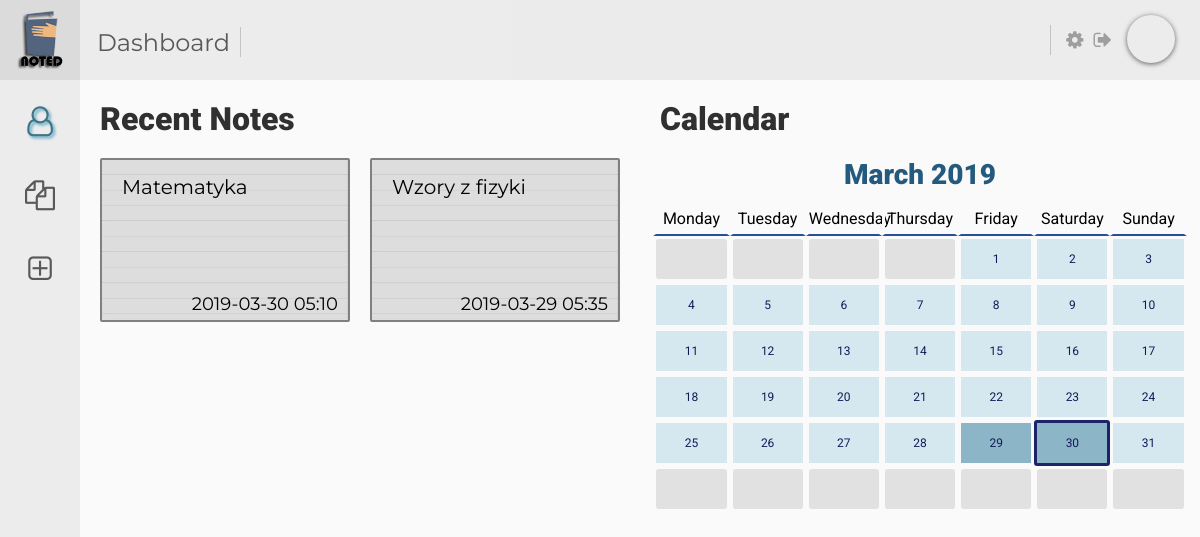
Before: /dashboard.php with the older database file.
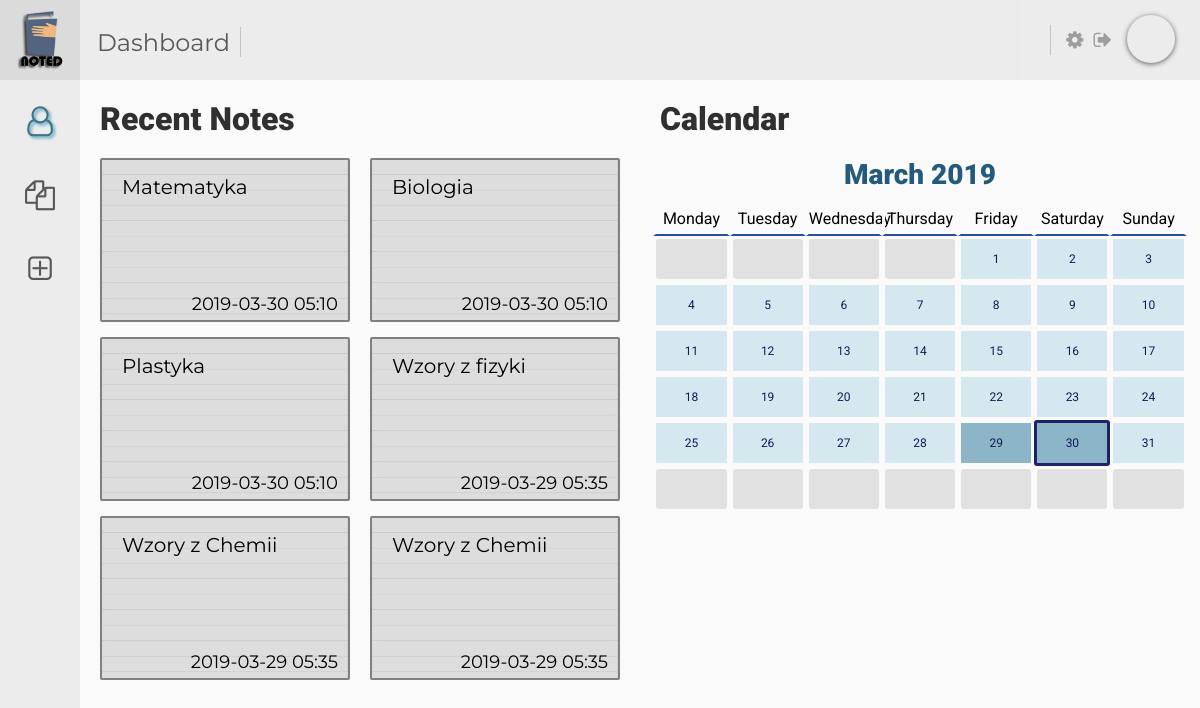
After: the same page with the newer database file.
### tables this page shows
CREATE TABLE IF NOT EXISTS `note` (
  `note_id` INT NOT NULL AUTO_INCREMENT,
  `title` VARCHAR(255) NULL,
  `time` TIMESTAMP(6) NULL,
  `tags` VARCHAR(255) NULL,
  `user_user_id` INT NOT NULL,
  `ref` VARCHAR(50) NOT NULL,
  PRIMARY KEY (`note_id`, `user_user_id`),
  INDEX `fk_note_user_idx` (`user_user_id` ASC),
  CONSTRAINT `fk_note_user`
    FOREIGN KEY (`user_user_id`)
    REFERENCES `user` (`user_id`)
    ON DELETE NO ACTION
    ON UPDATE NO ACTION);

### dashboard.php (the view, shortened to what this page needs)
<!DOCTYPE html>
<html>
<head>
    <link href="css/dashboard.css" rel="stylesheet" type="text/css">
    <link rel="stylesheet" href="data\font-awesome\css\font-awesome.min.css">
</head>
<body>
    <div class="logo-wrap">
        <img src="data/logo-small.png" class="logo">
    </div>
    <div class="header">
        <div class="header-search">
            <div class="header-caption">Dashboard</div>
        </div>
        <div class="header-button-wrap">
            <div class="header-button-av"><i class="fa fa-cog" aria-hidden="true"></i></div>
            <a href="logout.php"><div class="header-button-av"><i class="fa fa-sign-out" aria-hidden="true"></i></div></a>
            <div class="header-avatar" style="background-image: url(data/user.png)"></div>
        </div>
    </div>
    <div class="leader">
        <div class="leader-button-wrap">
            <a href="dashboard.php">
                <div class="leader-button leader-button-checked">
                    <i class="fa fa-user-o" aria-hidden="true"></i>
                </div>
            </a>
            <a href="notes.php">
                <div class="leader-button">
                    <i class="fa fa-files-o" aria-hidden="true"></i>
                </div>
            </a>
            <a href="createnote.php">
                <div class="leader-button">
                    <i class="fa fa-plus-square-o" aria-hidden="true"></i>
                </div>
            </a>
        </div>
    </div>
    <div class="content">
        <div class="content-column">
            <div class="content-header">Recent Notes</div>
            <div class="content-notes">
                <?php
                    require("connect.php");
                    $quary = "SELECT * FROM note WHERE user_user_id = 1 ORDER BY time DESC LIMIT 6";
                    $result = mysqli_query($mysqli,$quary);
                    while($row = $result->fetch_assoc()){
                        echo '<div class="notes" onclick="window.location=\'readnote.php?id=' . $row["ref"] . '\'"><div class="note-title">' . $row["title"] . '</div><div class="note-date">' . date("Y-m-d H:i", strtotime($row["time"])) . '</div></div>';
                    }
                ?>
            </div>
        </div>
        <div class="content-column">
            <div class="content-header">Calendar</div>
            <div class="content-wrap">
                <div class="content-miniheader" id="mandday"></div>
            </div>
            <div class="content-calendar" id="calendar">
                <div class="content-calendar-label">Monday</div><div class="content-calendar-label">Tuesday</div><div class="content-calendar-label">Wednesday</div><div class="content-calendar-label">Thursday</div><div class="content-calendar-label">Friday</div><div class="content-calendar-label">Saturday</div><div class="content-calendar-label">Sunday</div>
            </div>
        </div>
    </div>
</body>
</html>

### css/dashboard.css (style rules this page uses)
body { padding: 0; margin: 0; background: #fafafa; }
a { text-decoration: none; }
.logo-wrap { position: fixed; z-index: 9; top: 0; left: 0; width: 80px; height: 80px; background: #dbdbdb; }
.logo { position: absolute; top: 5px; left: 5px; height: 70px; width: 70px; }
.header { position: fixed; z-index: 9; top: 0; left: 80px; width: calc(100% - 80px); background: #dedede80; height: 80px; }
.header-caption { font-family: 'Montserrat', sans-serif; font-size: 24px; color: #595959; }
.header-search { position: relative; display: flex; margin-top: 17px; margin-left: 17px; align-items: center; }
.header-button-wrap { position: absolute; top: 15px; right: 15px; display: flex; align-content: flex-end; font-size: 20px; line-height: 30px; }
.header-button-av { padding: 10px 5px; color: #9e9e9e; transition: 0.2s color; cursor: pointer; flex-shrink: 0; flex-grow: 0; }
.header-avatar { position: relative; box-shadow: 0 1px 5px #393931cc; width: 48px; height: 48px; margin: 0 10px; border-radius: 50%; background-size: cover; background-position: center }
.leader { position: fixed; z-index: 9; top: 80px; left: 0px; height: calc(100% - 80px); background: #dedede80; width: 80px; }
.leader-button-wrap { position: relative; top: 0px; display: flex; flex-direction: column; align-content: flex-start; font-size: 30px; margin-top: 5px; }
.leader-button { padding: 10px; margin: 10px 0; color: #595959; transition: 0.2s color; cursor: pointer; text-align: center; position: relative; }
.leader-button-checked { text-shadow: 2px 2px 3px #51a4c5; color:#417384 !important; }
.content { position: fixed; display: flex; top: 80px; left: 80px; width: calc(100% - 80px); height: calc(100% - 80px); }
.content-column { position: relative; padding: 10px; width: 50% }
.content-header { position: relative; font-size: 32px; font-weight: 900; color: #303030; padding: 10px; font-family: 'Roboto', sans-serif; }
.content-notes { position: relative; width: 100%; display: flex; align-content: space-between; flex-wrap: wrap; }
.notes { font-family: 'Montserrat', sans-serif; flex-grow: 0; flex-shrink: 0; cursor: pointer; width: calc(50% - 24px); user-select: none; -moz-user-select: none; height: 160px; border: 2px solid gray; border-radius: 2px; position: relative; margin: 10px 10px 5px; background-image: url(../data/notes.jpg); background-size: cover; }
.note-title { color:black; position: absolute; top: 15px; left: 10px; font-size: 20px; padding: 0px 0px 0px 10px; white-space:nowrap; overflow:hidden; text-overflow: ellipsis; width: calc(100% - 40px); }
.note-date { color:black; position: absolute; bottom: 5px; right: 10px; font-size: 18px; }
.content-miniheader { position: relative; font-size: 28px; font-weight: 900; color: #235a7d; padding: 10px; font-family: 'Roboto', sans-serif; text-align: center }
.content-calendar { width: 100%; text-align: center; }
.content-calendar-label { width: 13%; border: 3px solid #fafafa; display: inline-block; height: 30px; text-align: center; font-family: 'Roboto', sans-serif; line-height: 30px; font-size: 16px; border-bottom: 2px solid #284f9e; position: relative; }

Changed rows visible on the page:
added note: title "Biologia", time "2019-03-30 05:10"
added note: title "Plastyka", time "2019-03-30 05:10"
added note: title "Wzory z Chemii", time "2019-03-29 05:35"
added note: title "Wzory z Chemii", time "2019-03-29 05:35"
